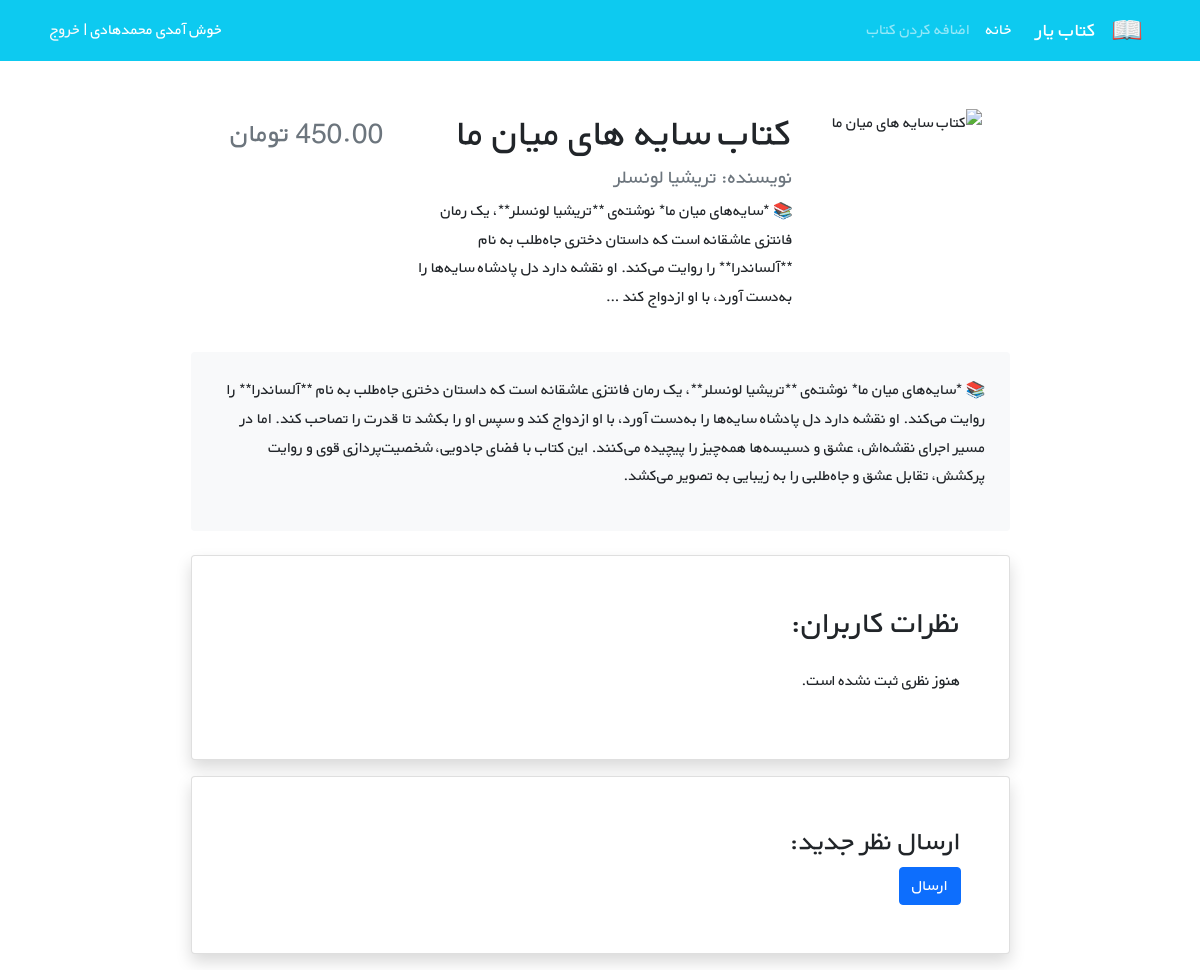
The app's page /book/5/ with its own data.
### books/models.py (models this page shows, shortened)
class Books(models.Model):
    title = models.CharField(max_length=200)
    author=models.CharField(max_length=200)
    description=models.TextField()
    price=models.DecimalField(max_digits=5,decimal_places=2)

### books/views.py (the view)
# urls.py: path('<int:pk>/', BookDetailView.as_view(), name='book_detail'),
class BookDetailView(generic.DetailView):
    model = Books
    template_name = 'books/book_detail.html'
    context_object_name = 'book'

### books/templates/books/book_detail.html (shortened to what this page needs)
{% extends "_base.html" %}
{% block content %}
<div class="container mt-5" dir="rtl">
    <div class="row justify-content-center w-sm-75 w-100 mx-auto">
        <div class="col-md-3 text-center">
            <img src="{{ book.cover_url }}" alt="{{ book.title }}" class="img-fluid rounded" style="max-height: 240px;">
        </div>
        <div class="col-md-6 text-end">
            <h1>{{ book.title }}</h1>
            <h5 class="text-muted">نویسنده: {{ book.author }}</h5>
            <p>{{ book.description|truncatewords:35 }}</p>
        </div>
        <div class="col-md-3 text-end">
            <h3 class="text-muted pt-2">{{ book.price }} تومان</h3>
        </div>
    </div>
    <div class="my-4 p-4 bg-light rounded w-sm-75 w-100 mx-auto">
        <p>{{ book.description }}</p>
    </div>
    <div class="card shadow my-3 p-5 w-sm-75 w-100 mx-auto">
        <h2 class="mb-4">نظرات کاربران:</h2>
        {% for comment in book.comments.all %}
            <div class="border-bottom mb-3">
                <h5>{{ comment.author_name }}</h5>
                <p>{{ comment.text }}</p>
            </div>
        {% empty %}
            <p>هنوز نظری ثبت نشده است.</p>
        {% endfor %}
    </div>
    <div class="card shadow my-3 p-5 w-sm-75 w-100 mx-auto">
        <h3>ارسال نظر جدید:</h3>
        <form method="POST">
            <button type="submit" class="btn btn-primary">ارسال</button>
        </form>
    </div>
</div>
{% endblock %}

### templates/_base.html (shortened to what this page needs)
{% load  static  %}
<!DOCTYPE html>
<html lang="en">
<head>
    <link href="https://cdn.jsdelivr.net/npm/bootstrap@5.1.3/dist/css/bootstrap.min.css" rel="stylesheet"
>
    <link rel="stylesheet" href="{% static 'css/style.css' %}">
</head>
<body>
    <nav class="navbar navbar-expand-lg navbar-dark bg-info" dir="rtl">
    <div class="container">
        <a class="navbar-brand" href="#">
            <img src="icons/book.png" alt="" height="30"
                 class="d-inline-block align-text-top">
        </a>
        <a class="navbar-brand mx-3" href="#">کتاب یار</a>
        <div class="collapse navbar-collapse" id="navbarNavAltMarkup">
            <div class="navbar-nav">
                <a class="nav-link active" aria-current="page" href="#">خانه</a>
                <a class="nav-link" href="#">اضافه کردن کتاب</a>
            </div>
        </div>
        <div class="mx-2 text-white">خوش آمدی محمدهادی | <a class="link-light text-decoration-none" href="#">خروج</a></div>
    </div>
</nav>
    <div class="container">
    {% block content %}
    {% endblock %}
        </div>
</body>
</html>

### books/static/css/style.css (style rules this page uses)
* { font-family: 'BYekan', sans-serif; line-height: 1.8rem; }
@media (min-width: 576px) { .w-sm-75 { width: 75%!important; } }

### records on screen
Books: title "کتاب سایه های میان ما", author "تریشیا لونسلر", description "📚 *سایه‌های میان ما* نوشته‌ی **تریشیا لونسلر**، یک رمان فانتزی عاشقانه است که داستان دختری جاه‌طلب به نام **آلساندرا** را روایت می‌کند. او نقشه دارد دل پادشاه سایه‌ها را به‌دست آورد، با او ازدواج کند …", description "📚 *سایه‌های میان ما* نوشته‌ی **تریشیا لونسلر**، یک رمان فانتزی عاشقانه است که داستان دختری جاه‌طلب به نام **آلساندرا** را روایت می‌کند. او نقشه دارد دل پادشاه سایه‌ها را به‌دست آورد، با او ازدواج کند و سپس او را بکشد تا قدرت را تصاحب کند. اما در مسیر اجرای نقشه‌اش، عشق و دسیسه‌ها همه‌چیز را پیچیده می‌کنند. این کتاب با فضای جادویی، شخصیت‌پردازی قوی و روایت پرکشش، تقابل عشق و جاه‌طلبی را به زیبایی به تصویر می‌کشد."
